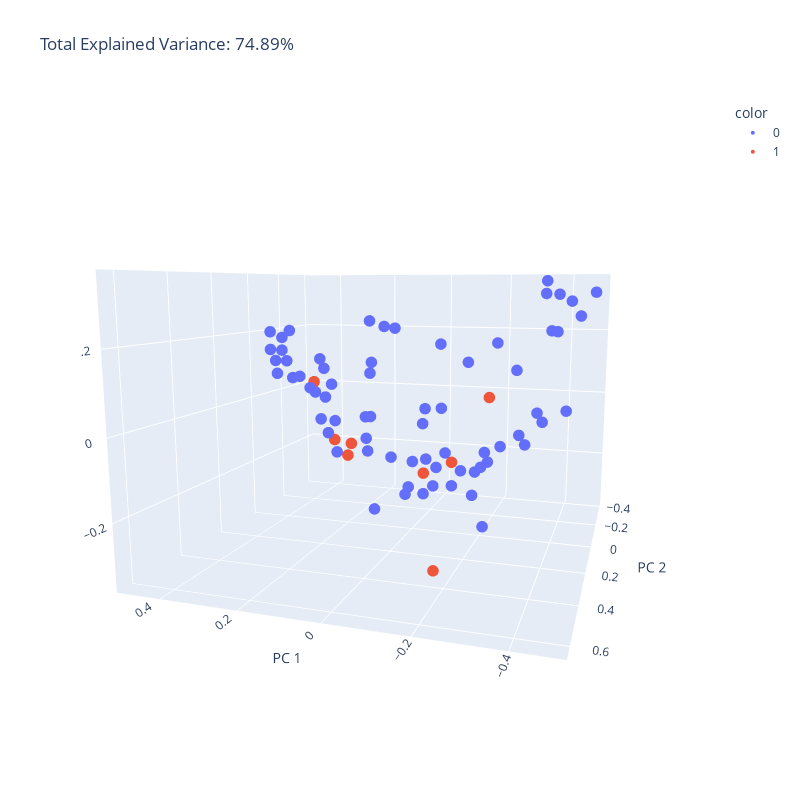

This figure's notebook cell:
### Markdown cell above
## Simple PCA

### Code cell
df = pd.read_csv('data/baby/genus_relative_abundance_otu_drop_baby.csv')
df.patientID = df.patientID.astype('category').cat.codes
metadata_list = ['sampleID', 'EverCovid', 'CovidStatus', 'CovidLabel', 'Timepoint', 'patientID','Age', 'HIVstatus']
# metadata_list = ['sampleID', 'EverCovid', 'CovidLabel', 'Timepoint', 'patientID']
# all the data
df_otu = df.drop(columns=metadata_list)
X = df_otu.to_numpy()
# y = df['CovidLabel'].astype(str)
# y = df['Age']
y = df['CovidStatus'].astype(str)
# y = df['HIVstatus'].astype(str)

pca = PCA(n_components=3)
# X = preprocessing.MaxAbsScaler().fit_transform(X)
components = pca.fit_transform(X)
total_var = pca.explained_variance_ratio_.sum() * 100

fig = px.scatter_3d(
    components, x=0, y=1, z=2, color=y,
    title=f'Total Explained Variance: {total_var:.2f}%',
    labels={'0': 'PC 1', '1': 'PC 2', '2': 'PC 3'},
    width=800, height=800)
fig.update_traces(marker_size=4)
fig.show()

### Figure 1 — Plotly figure (JSON) as saved in the notebook; plotly's stock layout.template omitted (floating-point values rounded to 4 significant figures)
{"data": [{"hovertemplate": "color=0<br>PC 1=%{x}<br>PC 2=%{y}<br>PC 3=%{z}<extra></extra>", "legendgroup": "0", "marker": {"color": "#636efa", "size": 4, "symbol": "circle"}, "mode": "markers", "name": "0", "scene": "scene", "showlegend": true, "type": "scatter3d", "x": [-0.2095, 0.117, 0.4625, 0.3576, 0.1024, -0.02714, -0.06801, 0.1153, 0.1833, -0.2646, -0.4814, -0.02987, 0.197, 0.2861, -0.1389, 0.1181, -0.3455, -0.08383, -0.1543, 0.4534, -0.1689, -0.1703, 0.05666, 0.1017, 0.3817, 0.2751, -0.4616, -0.2541, 0.322, 0.4805, -0.3594, -0.1129, -0.3936, 0.1602, 0.1724, 0.3107, 0.4576, -0.3892, 0.2955, -0.02718, -0.09492, 0.4307, 0.08664, -0.2023, -0.1006, -0.3493, -0.3731, -0.2527, -0.06009, -0.4205, -0.03173, 0.2255, 0.2107, -0.3615, 0.2089, -0.1668, 0.3434, 0.1846, -0.02795, -0.2947, -0.06915, -0.3933, 0.4864, -0.2737, -0.1261, -0.4053, 0.05256, 0.1007], "y": [-0.2536, -0.09208, -0.1067, -0.1212, 0.314, 0.2725, 0.2838, 0.07585, -0.1491, -0.2688, -0.2682, -0.027, -0.1585, -0.02818, -0.2102, 0.02902, -0.1982, 0.005078, -0.2252, -0.1183, -0.2087, 0.3655, -0.01259, -0.2866, 0.003163, 0.1607, 0.0001676, 0.06133, -0.005864, -0.09539, -0.2414, 0.2823, 0.3011, -0.08421, 0.1801, 0.2236, -0.09485, -0.1449, 0.163, -0.04686, -0.2057, 0.03183, 0.4034, 0.4061, 0.1397, -0.1574, 0.3417, 0.1647, -0.2303, -0.1833, 0.1031, -0.2217, 0.1686, -0.083, 0.07318, 0.02331, -0.1666, 0.2252, -0.2177, -0.01174, 0.512, -0.4133, -0.07469, 0.3205, -0.2313, 0.02512, -0.295, 0.06428], "z": [-0.1588, 0.2184, 0.1774, 0.006854, -0.07573, -0.08928, -0.1796, -0.02641, -0.06716, -0.1225, 0.3192, -0.01214, -0.1805, 0.09417, -0.2357, 0.09185, 0.3157, 0.1778, -0.2229, 0.103, -0.1708, -0.08323, 0.2186, -0.3239, 0.2068, 0.09224, 0.26, 0.1891, 0.03695, 0.1053, 0.2056, 0.003426, 0.04752, 0.2345, 0.07706, 0.1062, 0.1386, 0.3145, 0.08824, -0.1658, -0.234, 0.1516, -0.00855, -0.03744, -0.1927, -0.05675, -0.02052, -0.11, -0.2918, 0.2946, -0.1387, -0.1537, 0.1431, 0.3516, -0.04319, 0.1315, -0.01514, -0.01071, -0.04085, 0.11, -0.1513, -0.06252, 0.1965, -0.2321, -0.3177, 0.2195, -0.3452, 0.1267]}, {"hovertemplate": "color=1<br>PC 1=%{x}<br>PC 2=%{y}<br>PC 3=%{z}<extra></extra>", "legendgroup": "1", "marker": {"color": "#EF553B", "size": 4, "symbol": "circle"}, "mode": "markers", "name": "1", "scene": "scene", "showlegend": true, "type": "scatter3d", "x": [-0.2359, -0.1935, 0.2885, 0.1198, -0.06931, 0.3616, 0.1007, 0.03507], "y": [0.6249, -0.1464, -0.2486, 0.2873, -0.1913, -0.1214, 0.2463, -0.2364], "z": [-0.2333, 0.01095, -0.1802, -0.05031, -0.2053, 0.03936, -0.09879, -0.2593]}], "layout": {"height": 800, "legend": {"title": {"text": "color"}, "tracegroupgap": 0}, "scene": {"aspectmode": "auto", "aspectratio": {"x": 1.09, "y": 1.169, "z": 0.7847}, "camera": {"center": {"x": 0, "y": 0, "z": 0}, "eye": {"x": -0.6589, "y": 2.031, "z": 0.3572}, "projection": {"type": "perspective"}, "up": {"x": 0, "y": 0, "z": 1}}, "domain": {"x": [0, 1], "y": [0, 1]}, "xaxis": {"title": {"text": "PC 1"}, "type": "linear"}, "yaxis": {"title": {"text": "PC 2"}, "type": "linear"}, "zaxis": {"title": {"text": "PC 3"}, "type": "linear"}}, "title": {"text": "Total Explained Variance: 74.89%"}, "width": 800}}
